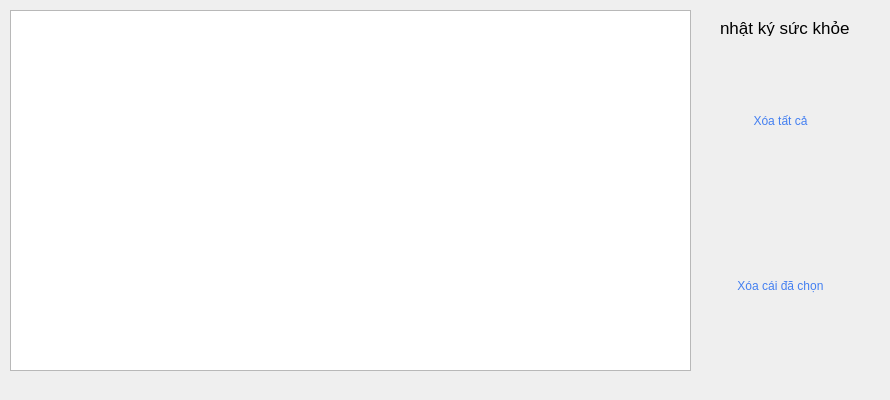
    <widget class="QWidget" name="mainSucKhoe">
     <widget class="QLabel" name="label_11">
      <property name="geometry">
       <rect>
        <x>720</x>
        <y>20</y>
        <width>141</width>
        <height>16</height>
       </rect>
      </property>
      <property name="font">
       <font>
        <pointsize>13</pointsize>
       </font>
      </property>
      <property name="text">
       <string>nhật ký sức khỏe</string>
      </property>
     </widget>
     <widget class="QListWidget" name="listNhatKySucKhoe">
      <property name="geometry">
       <rect>
        <x>10</x>
        <y>10</y>
        <width>681</width>
        <height>361</height>
       </rect>
      </property>
     </widget>
     <widget class="QPushButton" name="xoamotcainhatkysuckhoeButton">
      <property name="geometry">
       <rect>
        <x>700</x>
        <y>210</y>
        <width>161</width>
        <height>151</height>
       </rect>
      </property>
      <property name="styleSheet">
       <string notr="true">QPushButton#xoamotcainhatkysuckhoeButton{
				color: rgba(67, 127, 241,1);
				border-top-left-radius: 20px;
				border-top-right-radius: 20px;
				border-bottom-right-radius: 20px;
				border-bottom-left-radius: 20px;
				
				
	
	
	font: 75 14pt &quot;Roboto&quot;;
				
	border-image: url(:/newPrefix/fileanh/background.jpg);
}
QPushButton#xoamotcainhatkysuckhoeButton:hover{
				color: rgb(255,255,255);
				background-color: rgb(67, 1, 241);
				border-image:none;
}
QPushButton#xoamotcainhatkysuckhoeButton:pressed{
				padding-left: 2px;
				padding-top: 2px;
				
}</string>
      </property>
      <property name="text">
       <string>Xóa cái đã chọn</string>
      </property>
     </widget>
     <widget class="QPushButton" name="xoatatcanhatkysuckhoeButton">
      <property name="geometry">
       <rect>
        <x>700</x>
        <y>40</y>
        <width>161</width>
        <height>161</height>
       </rect>
      </property>
      <property name="styleSheet">
       <string notr="true">QPushButton#xoatatcanhatkysuckhoeButton{
				color: rgba(67, 127, 241,1);
				border-top-left-radius: 20px;
				border-top-right-radius: 20px;
				border-bottom-right-radius: 20px;
				border-bottom-left-radius: 20px;
				
				
	
	
	font: 75 20pt &quot;Roboto&quot;;
				
	border-image: url(:/newPrefix/fileanh/background.jpg);
}
QPushButton#xoatatcanhatkysuckhoeButton:hover{
				color: rgb(255,255,255);
				background-color: rgb(67, 1, 241);
				border-image:none;
}
QPushButton#xoatatcanhatkysuckhoeButton:pressed{
				padding-left: 2px;
				padding-top: 2px;
				
}</string>
      </property>
      <property name="text">
       <string>Xóa tất cả</string>
      </property>
     </widget>
     <widget class="QLabel" name="label_76">
      <property name="geometry">
       <rect>
        <x>0</x>
        <y>0</y>
        <width>881</width>
        <height>391</height>
       </rect>
      </property>
      <property name="styleSheet">
       <string notr="true">border-image: url(:/newPrefix/fileanh/background1.jpg);
				border-top-left-radius: 20px;
				border-top-right-radius: 20px;
				border-bottom-right-radius: 20px;
				border-bottom-left-radius: 20px;</string>
      </property>
      <property name="text">
       <string/>
      </property>
     </widget>
     <zorder>label_76</zorder>
     <zorder>label_11</zorder>
     <zorder>listNhatKySucKhoe</zorder>
     <zorder>xoamotcainhatkysuckhoeButton</zorder>
     <zorder>xoatatcanhatkysuckhoeButton</zorder>
    </widget>
